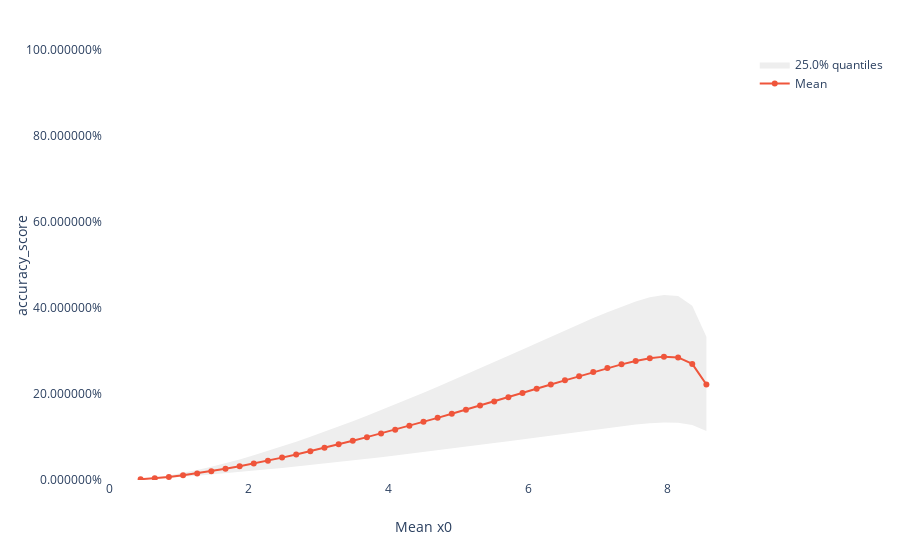

Write notebook code for a chart like this one.
### Code cell
explainer.plot_performance(X["x0"], y_test, y_pred, metrics.accuracy_score, inline=True, conf_level=0.25)
